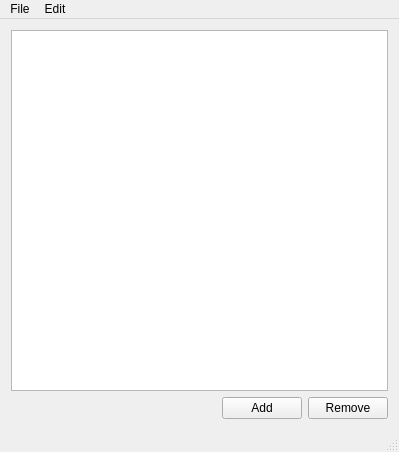
<?xml version="1.0" encoding="UTF-8"?>
<ui version="4.0">
 <class>MainWindow</class>
 <widget class="QMainWindow" name="MainWindow">
  <property name="geometry">
   <rect>
    <x>0</x>
    <y>0</y>
    <width>399</width>
    <height>452</height>
   </rect>
  </property>
  <property name="windowTitle">
   <string>Phonebook</string>
  </property>
  <widget class="QWidget" name="centralWidget">
   <layout class="QVBoxLayout" name="verticalLayout">
    <item>
     <widget class="QListView" name="lv_contacts">
      <property name="editTriggers">
       <set>QAbstractItemView::EditKeyPressed</set>
      </property>
     </widget>
    </item>
    <item>
     <layout class="QHBoxLayout" name="horizontalLayout">
      <item>
       <spacer name="horizontalSpacer">
        <property name="orientation">
         <enum>Qt::Horizontal</enum>
        </property>
        <property name="sizeHint" stdset="0">
         <size>
          <width>40</width>
          <height>20</height>
         </size>
        </property>
       </spacer>
      </item>
      <item>
       <widget class="QPushButton" name="b_add">
        <property name="text">
         <string>Add</string>
        </property>
       </widget>
      </item>
      <item>
       <widget class="QPushButton" name="b_remove">
        <property name="text">
         <string>Remove</string>
        </property>
       </widget>
      </item>
     </layout>
    </item>
   </layout>
  </widget>
  <widget class="QMenuBar" name="menuBar">
   <property name="geometry">
    <rect>
     <x>0</x>
     <y>0</y>
     <width>399</width>
     <height>25</height>
    </rect>
   </property>
   <widget class="QMenu" name="menuFile">
    <property name="title">
     <string>File</string>
    </property>
    <addaction name="a_open"/>
    <addaction name="a_save"/>
   </widget>
   <widget class="QMenu" name="menuEdit">
    <property name="title">
     <string>Edit</string>
    </property>
    <addaction name="a_edit"/>
    <addaction name="a_removeAll"/>
   </widget>
   <addaction name="menuFile"/>
   <addaction name="menuEdit"/>
  </widget>
  <widget class="QStatusBar" name="statusBar"/>
  <action name="a_open">
   <property name="text">
    <string>Open file</string>
   </property>
  </action>
  <action name="a_save">
   <property name="text">
    <string>Save to file</string>
   </property>
  </action>
  <action name="a_edit">
   <property name="text">
    <string>Edit</string>
   </property>
  </action>
  <action name="a_removeAll">
   <property name="text">
    <string>Remove all</string>
   </property>
  </action>
 </widget>
 <layoutdefault spacing="6" margin="11"/>
 <resources/>
 <connections/>
</ui>
